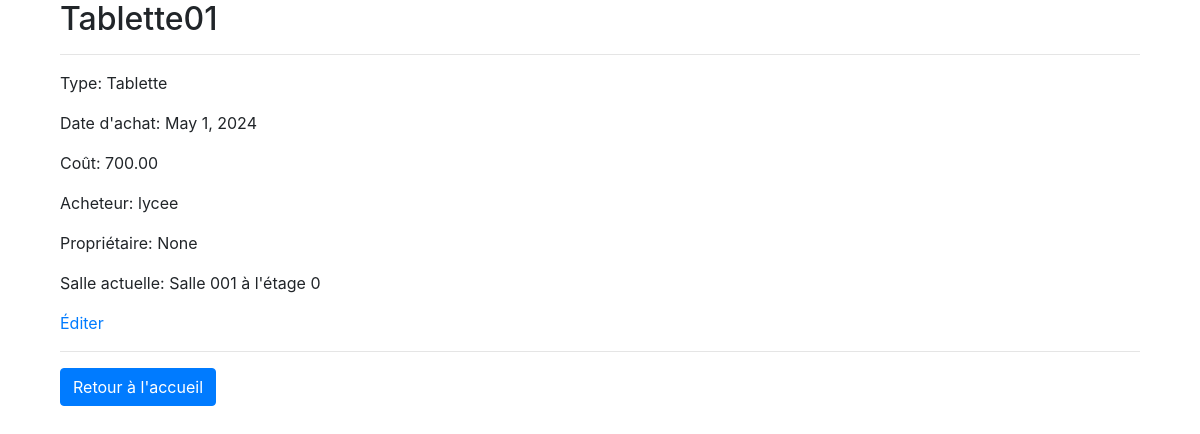
The app's page /equipements/3/ with its own data.
### gestion_materiel/models.py (models this page shows, shortened)
class Equipement(models.Model):
    nom = models.CharField(max_length=100)
    type = models.CharField(max_length=100)
    date_achat = models.DateField()
    cout = models.DecimalField(max_digits=8, decimal_places=2)
    type_budget = models.CharField(max_length=100)  # Type de budget utilisé pour l'achat
    accessoires = models.CharField(max_length=200)  # Liste des accessoires
    etat_accessoires = models.CharField(max_length=200)  # État des accessoires
    acheteur = models.CharField(max_length=100, choices=[('lycee', 'Lycée'), ('mandant', 'Mandant')], default='lycee')
    proprietaire = models.ForeignKey(Enseignant, related_name='equipements_possedes', on_delete=models.SET_NULL, null=True)
    salle_actuelle = models.ForeignKey(Salle, related_name='equipements_stockes', on_delete=models.SET_NULL, null=True)
    detenteur_actuel = models.ForeignKey(Enseignant, related_name='equipements_detenus', on_delete=models.SET_NULL, null=True)

class Salle(models.Model):
    numero_salle = models.CharField(max_length=10)
    numero_etage = models.IntegerField()
    def __str__(self):
        return f"Salle {self.numero_salle} à l'étage {self.numero_etage}"

### gestion_materiel/views.py (the view)
# urls.py: path('equipements/<int:pk>/', EquipementDetailView.as_view(), name='equipement-detail'),
class EquipementDetailView(DetailView):
    model = Equipement
    context_object_name = 'equipement'
    template_name = 'gestion_materiel/equipement_detail.html'

### gestion_materiel/templates/gestion_materiel/equipement_detail.html
{% extends 'gestion_materiel/base.html' %}
{% block content %}
<div class="container">
    <h2>{{ equipement.nom }}</h2>
    <hr>
    <p>Type: {{ equipement.type }}</p>
    <p>Date d'achat: {{ equipement.date_achat }}</p>
    <p>Coût: {{ equipement.cout }}</p>
    <p>Acheteur: {{ equipement.acheteur }}</p>
    <p>Propriétaire: {{ equipement.proprietaire }}</p>
    <p>Salle actuelle: {{ equipement.salle_actuelle }}</p>
    <a href="{% url 'equipement-update' pk=equipement.pk %}">Éditer</a>
    <hr>
    <a href="{% url 'home' %}" class="btn btn-primary">Retour à l'accueil</a>
</div>
{% endblock %}

### records on screen
Equipement: nom "Tablette01", type "Tablette", date_achat "May 1, 2024", cout "700.00", acheteur "lycee", proprietaire "None", salle_actuelle "Salle 001 à l'étage 0"
